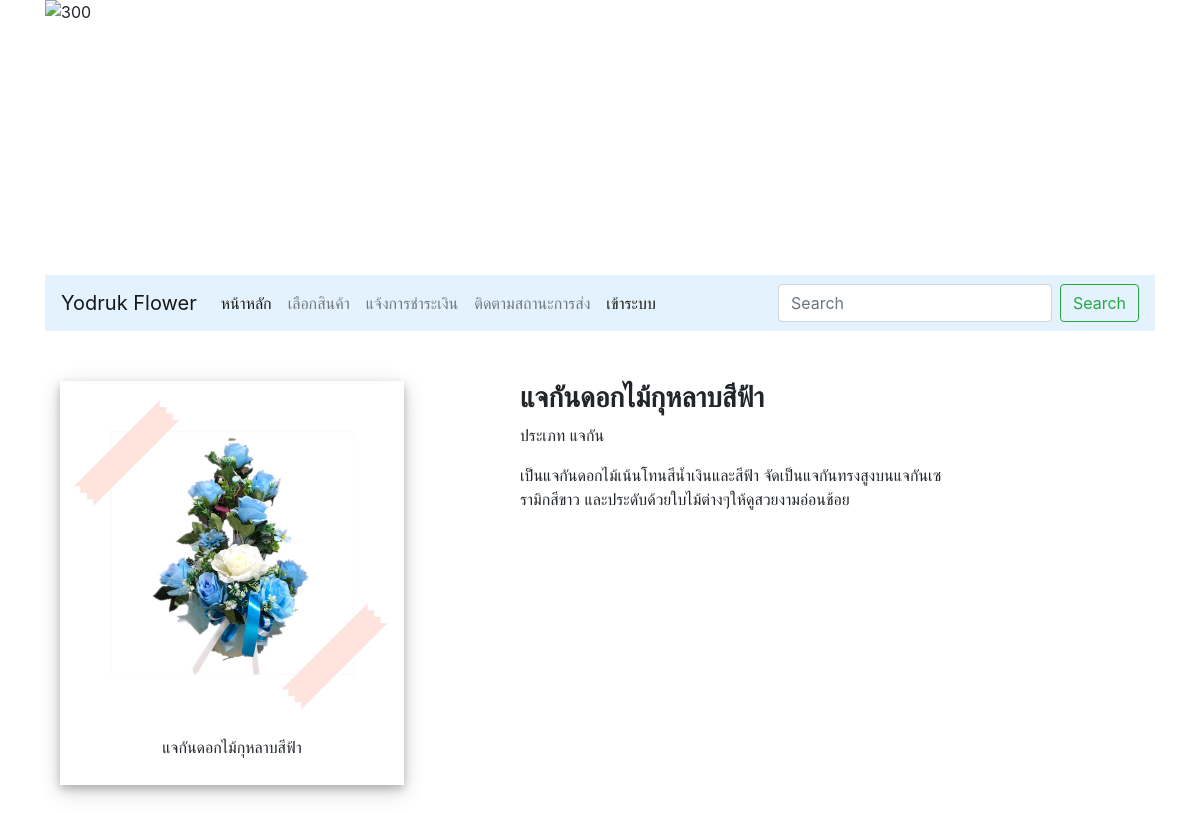
The app's page /product_detail.php?id=4 with its own data.
### tables this page shows
CREATE TABLE `tbl_product` (
  `p_id` int(11) NOT NULL,
  `p_name` varchar(200) NOT NULL,
  `type_id` int(11) NOT NULL,
  `p_detail` text NOT NULL,
  `p_img` varchar(200) NOT NULL,
  `p_price` int(11) NOT NULL,
  `p_qty` varchar(11) NOT NULL,
  `p_unit` varchar(20) NOT NULL,
  `datesave` timestamp NOT NULL DEFAULT CURRENT_TIMESTAMP
);

CREATE TABLE `tbl_type` (
  `type_id` int(11) NOT NULL,
  `type_name` varchar(100) NOT NULL
);

### product_detail.php (the view, shortened to what this page needs)
<?php
include('h.php');
include('back/condb.php');
$p_id = $_GET["id"];
?>
<!DOCTYPE html>
<head>
     <link rel="stylesheet" href="https://stackpath.bootstrapcdn.com/bootstrap/4.1.1/css/bootstrap.min.css">
</head>
<body>
<div class="container">
<div class="carousel-item active"><img  src="picture\Y1.png" alt="300" width="1112" height="275" class="d-block w-100,"></div>
<?php include('navber.php');?>
    <div class="row">
      <?php
      $sql = "SELECT * FROM tbl_product as p
              INNER JOIN tbl_type  as t ON p.type_id=t.type_id
               AND p_id = $p_id ";
      $result = mysqli_query($con, $sql);
      $row = mysqli_fetch_array($result);
      ?>
      <div class="col-md-10">
        <div class="container" style="margin-top: 50px">
          <div class="row">
            <div class="col-md-6">
              <div class="polaroid">
                <?php echo"<img src='back/p_img/".$row['p_img']."'width='100%'>";?>
                  <div class="container_di">
                    <p><?php echo $row["p_name"];?></p>
                  </div>
              </div>
            </div>
            <div class="col-md-6">
              <h3><b><?php echo $row["p_name"];?></b></h3>
              <p>
                ประเภท <?php echo $row["type_name"];?>
              </p>
              <?php echo $row["p_detail"];?>
            </div>
          </div>
        </div>
      </div>
    </div>
  </div>
</body>
</html>

### product_detail.php (style rules this page uses)
div.polaroid { width: 80%; background-color: white; box-shadow: 0 4px 8px 0 rgba(0, 0, 0, 0.2), 0 6px 20px 0 rgba(0, 0, 0, 0.19); margin-bottom: 25px; }
div.container_di { text-align: center; padding: 10px 20px; }

### records on screen
tbl_product: p_img (picture), p_name "แจกันดอกไม้กุหลาบสีฟ้า", type.type_name "แจกัน", p_detail "เป็นแจกันดอกไม้เน้นโทนสีน้ำเงินและสีฟ้า จัดเป็นแจกันทรงสูงบนแจกันเซรามิกสีขาว และประดับด้วยใบไม้ต่างๆให้ดูสวยงามอ่อนช้อย"
